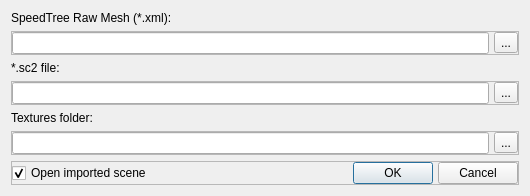
<?xml version="1.0" encoding="UTF-8"?>
<ui version="4.0">
 <class>QtTreeImportDialog</class>
 <widget class="QDialog" name="QtTreeImportDialog">
  <property name="geometry">
   <rect>
    <x>0</x>
    <y>0</y>
    <width>530</width>
    <height>190</height>
   </rect>
  </property>
  <property name="windowTitle">
   <string>Import Tree</string>
  </property>
  <layout class="QVBoxLayout" name="verticalLayout">
   <item>
    <widget class="QLabel" name="label_3">
     <property name="text">
      <string>SpeedTree Raw Mesh (*.xml):</string>
     </property>
    </widget>
   </item>
   <item>
    <widget class="QFrame" name="frame_4">
     <property name="frameShape">
      <enum>QFrame::StyledPanel</enum>
     </property>
     <property name="frameShadow">
      <enum>QFrame::Raised</enum>
     </property>
     <layout class="QHBoxLayout" name="horizontalLayout_4">
      <property name="spacing">
       <number>5</number>
      </property>
      <property name="margin">
       <number>0</number>
      </property>
      <item>
       <widget class="QLineEdit" name="xmlLineEdit">
        <property name="readOnly">
         <bool>true</bool>
        </property>
       </widget>
      </item>
      <item>
       <widget class="QToolButton" name="xmlButton">
        <property name="text">
         <string>...</string>
        </property>
       </widget>
      </item>
     </layout>
    </widget>
   </item>
   <item>
    <widget class="QLabel" name="label">
     <property name="text">
      <string>*.sc2 file:</string>
     </property>
    </widget>
   </item>
   <item>
    <widget class="QFrame" name="frame_2">
     <property name="frameShape">
      <enum>QFrame::StyledPanel</enum>
     </property>
     <property name="frameShadow">
      <enum>QFrame::Raised</enum>
     </property>
     <layout class="QHBoxLayout" name="horizontalLayout_2">
      <property name="spacing">
       <number>5</number>
      </property>
      <property name="margin">
       <number>0</number>
      </property>
      <item>
       <widget class="QLineEdit" name="sc2EditLine">
        <property name="readOnly">
         <bool>true</bool>
        </property>
       </widget>
      </item>
      <item>
       <widget class="QToolButton" name="sc2Button">
        <property name="text">
         <string>...</string>
        </property>
       </widget>
      </item>
     </layout>
    </widget>
   </item>
   <item>
    <widget class="QLabel" name="label_2">
     <property name="text">
      <string>Textures folder:</string>
     </property>
    </widget>
   </item>
   <item>
    <widget class="QFrame" name="frame_3">
     <property name="frameShape">
      <enum>QFrame::StyledPanel</enum>
     </property>
     <property name="frameShadow">
      <enum>QFrame::Raised</enum>
     </property>
     <layout class="QHBoxLayout" name="horizontalLayout_3">
      <property name="spacing">
       <number>5</number>
      </property>
      <property name="margin">
       <number>0</number>
      </property>
      <item>
       <widget class="QLineEdit" name="imagesLineEdit">
        <property name="readOnly">
         <bool>true</bool>
        </property>
       </widget>
      </item>
      <item>
       <widget class="QToolButton" name="imagesButton">
        <property name="text">
         <string>...</string>
        </property>
       </widget>
      </item>
     </layout>
    </widget>
   </item>
   <item>
    <spacer name="verticalSpacer">
     <property name="orientation">
      <enum>Qt::Vertical</enum>
     </property>
     <property name="sizeHint" stdset="0">
      <size>
       <width>20</width>
       <height>40</height>
      </size>
     </property>
    </spacer>
   </item>
   <item>
    <widget class="QFrame" name="frame">
     <property name="frameShape">
      <enum>QFrame::StyledPanel</enum>
     </property>
     <property name="frameShadow">
      <enum>QFrame::Raised</enum>
     </property>
     <layout class="QHBoxLayout" name="horizontalLayout">
      <property name="spacing">
       <number>5</number>
      </property>
      <property name="margin">
       <number>0</number>
      </property>
      <item>
       <widget class="QCheckBox" name="checkBox">
        <property name="text">
         <string>Open imported scene</string>
        </property>
        <property name="checked">
         <bool>true</bool>
        </property>
       </widget>
      </item>
      <item>
       <spacer name="horizontalSpacer">
        <property name="orientation">
         <enum>Qt::Horizontal</enum>
        </property>
        <property name="sizeHint" stdset="0">
         <size>
          <width>40</width>
          <height>20</height>
         </size>
        </property>
       </spacer>
      </item>
      <item>
       <widget class="QPushButton" name="okButton">
        <property name="text">
         <string>OK</string>
        </property>
       </widget>
      </item>
      <item>
       <widget class="QPushButton" name="cancelButton">
        <property name="text">
         <string>Cancel</string>
        </property>
       </widget>
      </item>
     </layout>
    </widget>
   </item>
  </layout>
 </widget>
 <resources>
  <include location="QtIcons.qrc"/>
 </resources>
 <connections/>
</ui>
